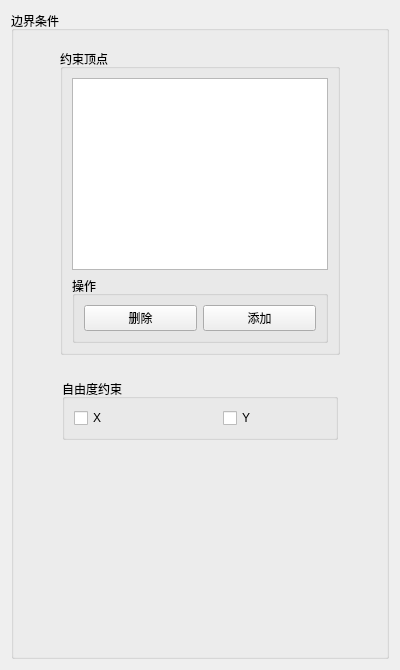
<?xml version="1.0" encoding="UTF-8"?>
<ui version="4.0">
 <class>Finite2D_BoundaryCondition</class>
 <widget class="QWidget" name="Finite2D_BoundaryCondition">
  <property name="geometry">
   <rect>
    <x>0</x>
    <y>0</y>
    <width>400</width>
    <height>670</height>
   </rect>
  </property>
  <property name="windowTitle">
   <string>Form</string>
  </property>
  <layout class="QVBoxLayout" name="verticalLayout">
   <item>
    <widget class="QGroupBox" name="groupBox">
     <property name="sizePolicy">
      <sizepolicy hsizetype="Expanding" vsizetype="Minimum">
       <horstretch>0</horstretch>
       <verstretch>0</verstretch>
      </sizepolicy>
     </property>
     <property name="title">
      <string>边界条件</string>
     </property>
     <layout class="QVBoxLayout" name="verticalLayout_3">
      <item>
       <widget class="QWidget" name="widget" native="true">
        <layout class="QHBoxLayout" name="horizontalLayout">
         <item>
          <spacer name="horizontalSpacer">
           <property name="orientation">
            <enum>Qt::Horizontal</enum>
           </property>
           <property name="sizeHint" stdset="0">
            <size>
             <width>40</width>
             <height>20</height>
            </size>
           </property>
          </spacer>
         </item>
         <item>
          <widget class="QGroupBox" name="groupBox_2">
           <property name="sizePolicy">
            <sizepolicy hsizetype="Fixed" vsizetype="Fixed">
             <horstretch>0</horstretch>
             <verstretch>0</verstretch>
            </sizepolicy>
           </property>
           <property name="title">
            <string>约束顶点</string>
           </property>
           <layout class="QVBoxLayout" name="verticalLayout_4">
            <item>
             <widget class="QListWidget" name="listWidget"/>
            </item>
            <item>
             <widget class="QGroupBox" name="groupBox_3">
              <property name="title">
               <string>操作</string>
              </property>
              <layout class="QHBoxLayout" name="horizontalLayout_2">
               <item>
                <widget class="QPushButton" name="pushButton">
                 <property name="text">
                  <string>删除</string>
                 </property>
                </widget>
               </item>
               <item>
                <widget class="QPushButton" name="pushButton_2">
                 <property name="text">
                  <string>添加</string>
                 </property>
                </widget>
               </item>
              </layout>
             </widget>
            </item>
           </layout>
          </widget>
         </item>
         <item>
          <spacer name="horizontalSpacer_2">
           <property name="orientation">
            <enum>Qt::Horizontal</enum>
           </property>
           <property name="sizeHint" stdset="0">
            <size>
             <width>40</width>
             <height>20</height>
            </size>
           </property>
          </spacer>
         </item>
        </layout>
       </widget>
      </item>
      <item>
       <widget class="QWidget" name="widget_2" native="true">
        <layout class="QHBoxLayout" name="horizontalLayout_4">
         <item>
          <spacer name="horizontalSpacer_3">
           <property name="orientation">
            <enum>Qt::Horizontal</enum>
           </property>
           <property name="sizeHint" stdset="0">
            <size>
             <width>40</width>
             <height>20</height>
            </size>
           </property>
          </spacer>
         </item>
         <item>
          <widget class="QGroupBox" name="groupBox_4">
           <property name="sizePolicy">
            <sizepolicy hsizetype="Fixed" vsizetype="Preferred">
             <horstretch>0</horstretch>
             <verstretch>0</verstretch>
            </sizepolicy>
           </property>
           <property name="minimumSize">
            <size>
             <width>276</width>
             <height>0</height>
            </size>
           </property>
           <property name="title">
            <string>自由度约束</string>
           </property>
           <layout class="QHBoxLayout" name="horizontalLayout_3">
            <item>
             <widget class="QCheckBox" name="checkBox">
              <property name="text">
               <string>X</string>
              </property>
             </widget>
            </item>
            <item>
             <spacer name="horizontalSpacer_5">
              <property name="orientation">
               <enum>Qt::Horizontal</enum>
              </property>
              <property name="sizeType">
               <enum>QSizePolicy::Fixed</enum>
              </property>
              <property name="sizeHint" stdset="0">
               <size>
                <width>40</width>
                <height>20</height>
               </size>
              </property>
             </spacer>
            </item>
            <item>
             <widget class="QCheckBox" name="checkBox_2">
              <property name="text">
               <string>Y</string>
              </property>
             </widget>
            </item>
           </layout>
          </widget>
         </item>
         <item>
          <spacer name="horizontalSpacer_4">
           <property name="orientation">
            <enum>Qt::Horizontal</enum>
           </property>
           <property name="sizeHint" stdset="0">
            <size>
             <width>40</width>
             <height>20</height>
            </size>
           </property>
          </spacer>
         </item>
        </layout>
       </widget>
      </item>
      <item>
       <spacer name="verticalSpacer_2">
        <property name="orientation">
         <enum>Qt::Vertical</enum>
        </property>
        <property name="sizeHint" stdset="0">
         <size>
          <width>20</width>
          <height>40</height>
         </size>
        </property>
       </spacer>
      </item>
     </layout>
    </widget>
   </item>
  </layout>
 </widget>
 <resources/>
 <connections/>
</ui>
